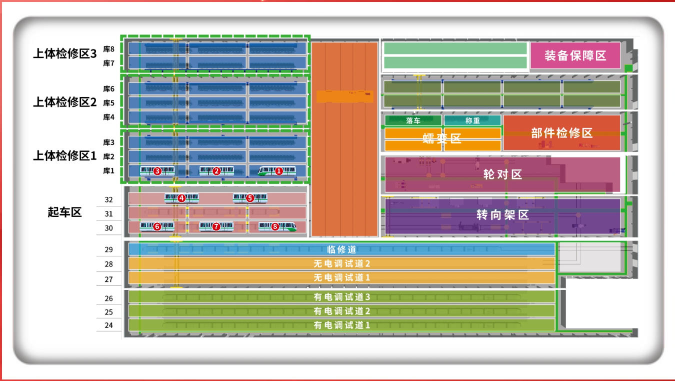
#> input picture 图片/列车模型/列车.jpg, 1349 x 761 px, found by its file name (shown at 1/2 size)
$ python analyze_layout.py
#> lines starting #> are read from the running program, lines starting #| are printed output that depends on the picture; after the words box and inside, x2 and y2 are one past the last pixel; in counts of white or black regions, pixels touching at a corner belong together
import cv2
import numpy as np
from PIL import Image

img_pil = Image.open(r'F:\自开发程序\工厂建模\图片\列车模型\列车.jpg')
#> img_pil is the input picture: PIL image 1349x761 RGB; mean R, G, B 191.5, 184.9, 173.6
img = cv2.cvtColor(np.array(img_pil), cv2.COLOR_RGB2BGR)
gray = cv2.cvtColor(img, cv2.COLOR_BGR2GRAY)
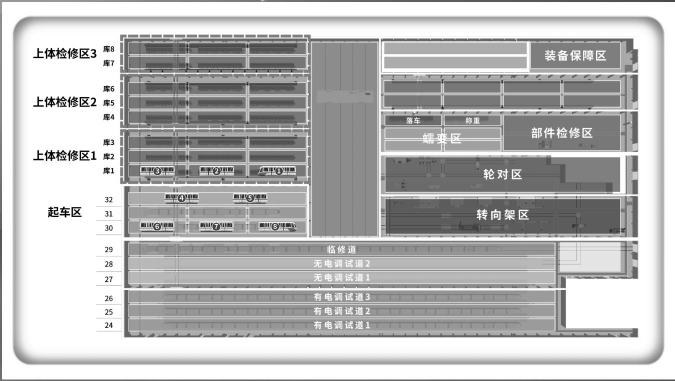
#> gray: shape (761, 1349) (shown at 1/2 size); min 0, max 255, mean 185.6

h, w = gray.shape
#> h = 761; w = 1349

_, bw = cv2.threshold(gray, 220, 255, cv2.THRESH_BINARY_INV)
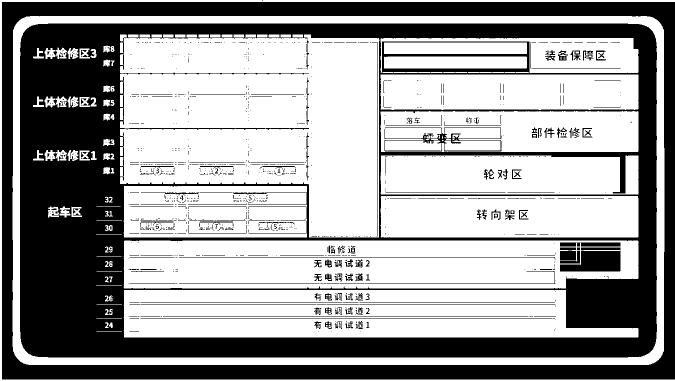
#> bw: shape (761, 1349) (shown at 1/2 size); 61.1% white; 1211 black regions (1002 under 20 px), largest, box (x1, y1, x2, y2) and area: (40, 47, 1314, 715) 262631, (4, 4, 1349, 759) 107381, (1120, 501, 1241, 543) 3830
num_labels, labels, stats, centroids = cv2.connectedComponentsWithStats(bw, connectivity=8)
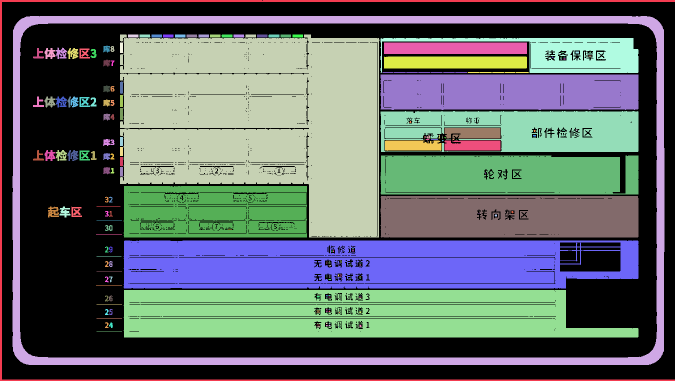
#> labels: shape (761, 1349) int32 (shown at 1/2 size); 191 distinct labels, from 0 to 190; one colour per label, 0 black
#> num_labels = 191; stats = 191 rows, first 6: [4, 0, 1345, 759, 399593], [0, 0, 1349, 761, 11112], [25, 32, 1304, 698, 59262], [240, 69, 519, 406, 160133], [256, 69, 21, 6, 126], [279, 69, 22, 6, 127]; centroids = 191 pairs, first value 76.82 to 1179.7, second value 71.5 to 662

debug_img = img.copy()
for i in range(1, num_labels):
    x, y, w_c, h_c, area = stats[i]
    if area > 3000:
        cv2.rectangle(debug_img, (x, y), (x + w_c, y + h_c), (0, 0, 255), 2)
        cv2.putText(debug_img, f"{i}:({x},{y}){w_c}x{h_c}", (x, y-5),
                    cv2.FONT_HERSHEY_SIMPLEX, 0.4, (0, 0, 255), 1)
#> this loop made 190 passes
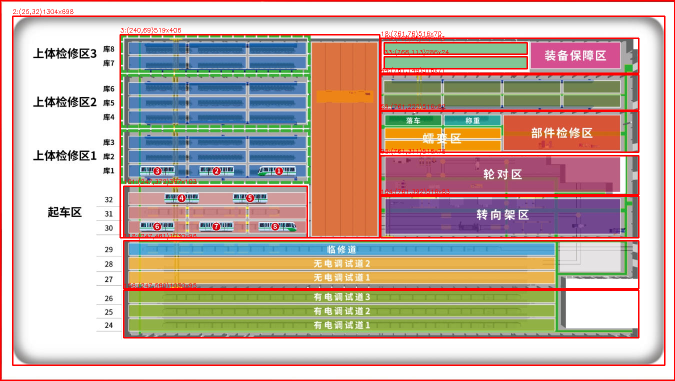
#> debug_img: shape (761, 1349, 3) (shown at 1/2 size); mean B, G, R 161.3, 172.2, 193.9

cv2.imwrite(r'F:\自开发程序\工厂建模\图片\列车模型\debug_regions.png', debug_img)

print("所有连通区域 (area > 3000):")
for i in range(1, num_labels):
    x, y, w_c, h_c, area = stats[i]
    if area > 3000:
        aspect = w_c / h_c if h_c > 0 else 0
        print(f"  [{i}] 位置({x},{y}) 大小{w_c}x{h_c} 面积{area} 宽高比{aspect:.2f} 中心({centroids[i][0]:.0f},{centroids[i][1]:.0f})")
#> this loop made 190 passes
#> (x, y, w_c, h_c, area, aspect) on passes 1, 2, 3, 18, 20, 33, 44, 59, 95, 101, 104, 118: (0, 0, 1349, 761, 11112, 1.77), (25, 32, 1304, 698, 59262, 1.87), (240, 69, 519, 406, 160133, 1.28), (761, 76, 516, 70, 15759, 7.37), (768, 85, 286, 23, 6578, 12.43), (768, 113, 286, 24, 6857, 11.92), (761, 149, 516, 71, 35689, 7.27), (761, 222, 516, 82, 31792, 6.29), (761, 311, 516, 78, 37965, 6.62), (247, 372, 367, 103, 34341, 3.56), (761, 392, 516, 83, 41585, 6.22), (247, 481, 1030, 96, 85378, 10.73)
#> (x, y, w_c, h_c, area) on passes 4 to 9: (256, 69, 21, 6, 126), (279, 69, 22, 6, 127), (303, 69, 21, 6, 126), (326, 69, 21, 6, 126), (350, 69, 21, 6, 126), (373, 69, 22, 6, 127)
#|   [1] 位置(0,0) 大小1349x761 面积11112 宽高比1.77 中心(491,289)
#|   [2] 位置(25,32) 大小1304x698 面积59262 宽高比1.87 中心(681,381)
#|   [3] 位置(240,69) 大小519x406 面积160133 宽高比1.28 中心(519,239)
#|   [18] 位置(761,76) 大小516x70 面积15759 宽高比7.37 中心(1131,107)
#|   [20] 位置(768,85) 大小286x23 面积6578 宽高比12.43 中心(910,96)
#|   [33] 位置(768,113) 大小286x24 面积6857 宽高比11.92 中心(911,125)
#|   [44] 位置(761,149) 大小516x71 面积35689 宽高比7.27 中心(1019,183)
#|   [59] 位置(761,222) 大小516x82 面积31792 宽高比6.29 中心(1050,258)
#> (further printed lines are left out)

print("\n\n=== 尝试检测数字标签 ===")
_, bw2 = cv2.threshold(gray, 50, 255, cv2.THRESH_BINARY_INV)
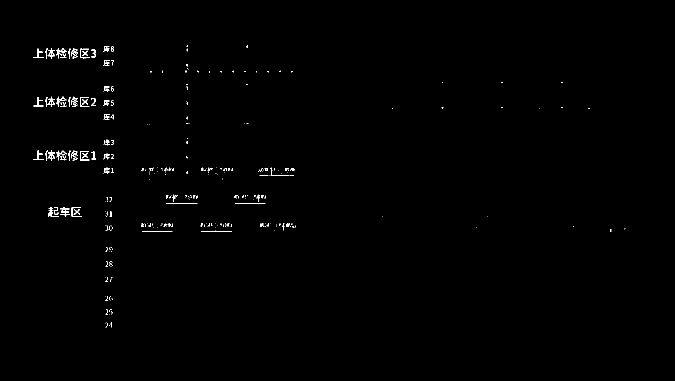
#> bw2: shape (761, 1349) (shown at 1/2 size); 0.52% white in thin lines or dots, all inside (x1, y1, x2, y2) = (67, 91, 1251, 655)
num_labels2, labels2, stats2, centroids2 = cv2.connectedComponentsWithStats(bw2, connectivity=8)
#> labels2: shape (761, 1349) int32; 341 distinct labels, from 0 to 340
#> num_labels2 = 341; stats2 = 341 rows, first 6: [0, 0, 1349, 761, 1021296], [373, 91, 3, 3, 7], [493, 91, 3, 4, 11], [207, 92, 12, 12, 59], [222, 93, 6, 10, 30], [67, 97, 20, 19, 100]; centroids2 = 341 pairs, first value 76.93 to 1249.5, second value 92 to 650.5

number_candidates = []
for i in range(1, num_labels2):
    x, y, w_c, h_c, area = stats2[i]
    if 50 < area < 3000 and 0.3 < w_c/h_c < 1.5 and w_c > 8 and h_c > 12:
        number_candidates.append((x, y, w_c, h_c, area, centroids2[i]))
#> this loop made 340 passes

number_candidates.sort(key=lambda c: (c[1], c[0]))
print(f"数字候选区域 (50<area<3000): {len(number_candidates)}个")
#| 数字候选区域 (50<area<3000): 22个
for i, (x, y, w_c, h_c, area, cent) in enumerate(number_candidates[:50]):
    print(f"  [{i}] 位置({x},{y}) 大小{w_c}x{h_c} 面积{area} 中心({cent[0]:.0f},{cent[1]:.0f})")
#> this loop made 22 passes
#> (x, y, w_c, h_c, area, cent) on passes 1 to 12: (95, 96, 15, 21, 125, [102.4, 106.1]), (113, 96, 20, 21, 108, [120.5, 103.1]), (142, 96, 14, 17, 72, [148, 102.9]), (67, 97, 20, 19, 100, [76.93, 108.5]), (160, 97, 19, 20, 87, [165.9, 106.5]), (182, 99, 10, 16, 73, [187.5, 106.5]), (95, 193, 15, 21, 112, [102.3, 203.3]), (113, 193, 20, 21, 107, [120.4, 200.3]), (142, 193, 14, 17, 67, [147.9, 199.8]), (67, 194, 20, 19, 103, [77.01, 205.4]), (160, 194, 19, 19, 89, [165.6, 201.8]), (182, 196, 10, 16, 72, [187, 203.8])
#|   [0] 位置(95,96) 大小15x21 面积125 中心(102,106)
#|   [1] 位置(113,96) 大小20x21 面积108 中心(120,103)
#|   [2] 位置(142,96) 大小14x17 面积72 中心(148,103)
#|   [3] 位置(67,97) 大小20x19 面积100 中心(77,109)
#|   [4] 位置(160,97) 大小19x20 面积87 中心(166,106)
#|   [5] 位置(182,99) 大小10x16 面积73 中心(188,107)
#|   [6] 位置(95,193) 大小15x21 面积112 中心(102,203)
#|   [7] 位置(113,193) 大小20x21 面积107 中心(120,200)
#> (further printed lines are left out)
